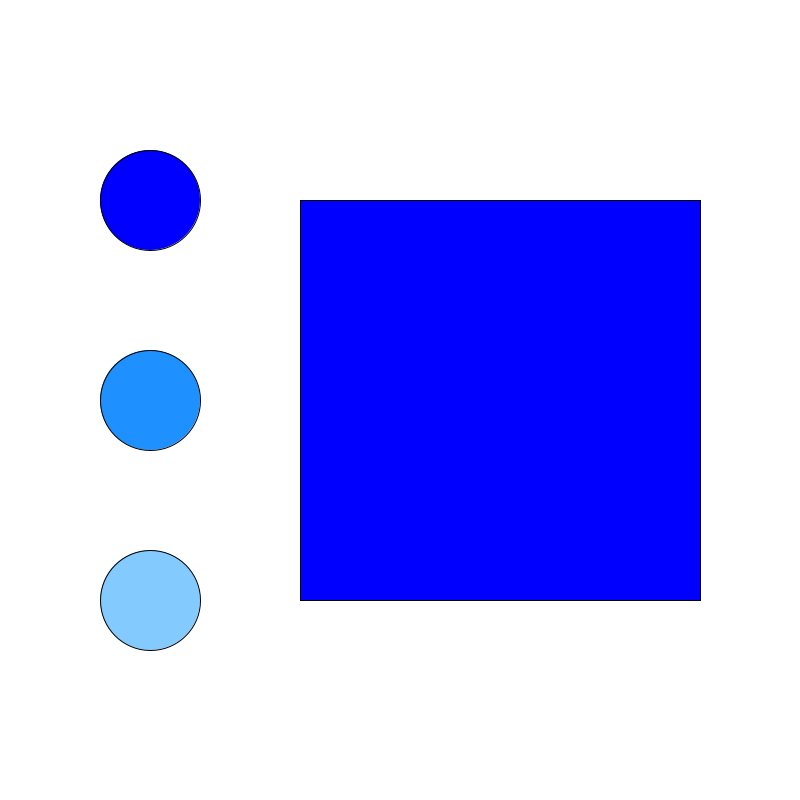
Frame 1 (no input)
Frame 60 (the mouse pressed at the canvas centre just before this capture): identical to frame 1, image omitted
Frame 120 (the mouse held since frame 60 and released just before this capture): identical to frame 1, image omitted

The Processing sketch that drew this single still picture (run headless with seeded random() and noise(); from frame 60 on, the mouse is pressed at the canvas centre):

// Processing sketch: color_palete
// ── color_palete.pde

color blue = #0000FF;
color lightBlue = #1E90FF;
color lightestBlue = #82CAFF;
color selectedColor;

void setup() {
  size(800, 800);
  selectedColor = blue;
}

void draw() {
 background(255);
 
 //buttons
 fill(blue);
 circle(150, 200, 100);
 
 fill(lightBlue);
 circle(150, 400, 100);
 
 fill(lightestBlue);
 circle(150, 600, 100);
 
 //indicator
 fill(selectedColor);
 square(300, 200, 400);
 
}

void mouseReleased() {
  //blue button
 if (dist(150, 200, mouseX, mouseY) < 50) {
   selectedColor = blue; }
   
  //lightblue button
 if (dist(150, 400, mouseX, mouseY) < 50) {
   selectedColor = lightBlue; }
   
  //lightestblue botton
 if (dist(150, 600, mouseX, mouseY) < 50) {
   selectedColor = lightestBlue; }
   

}
